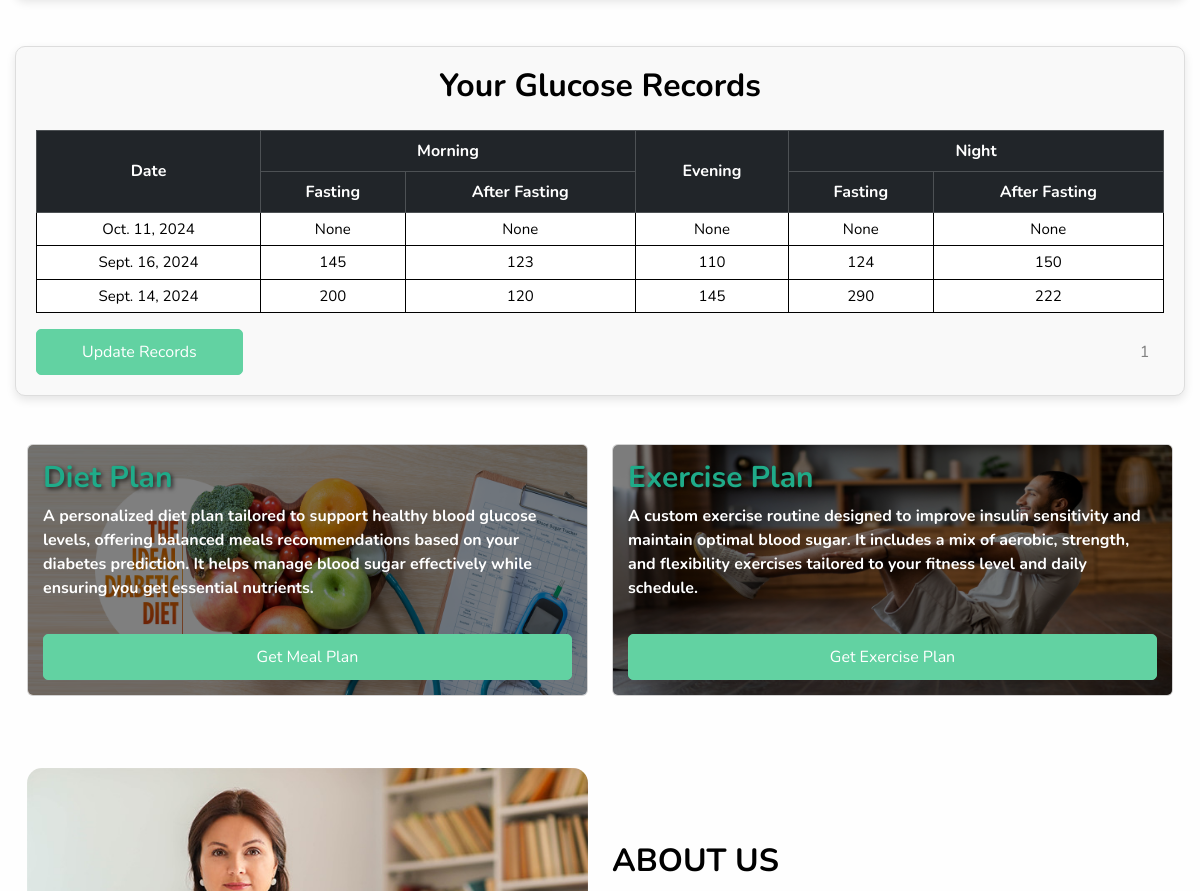
/ (signed in, middle part), run on an earlier commit of the app's database.
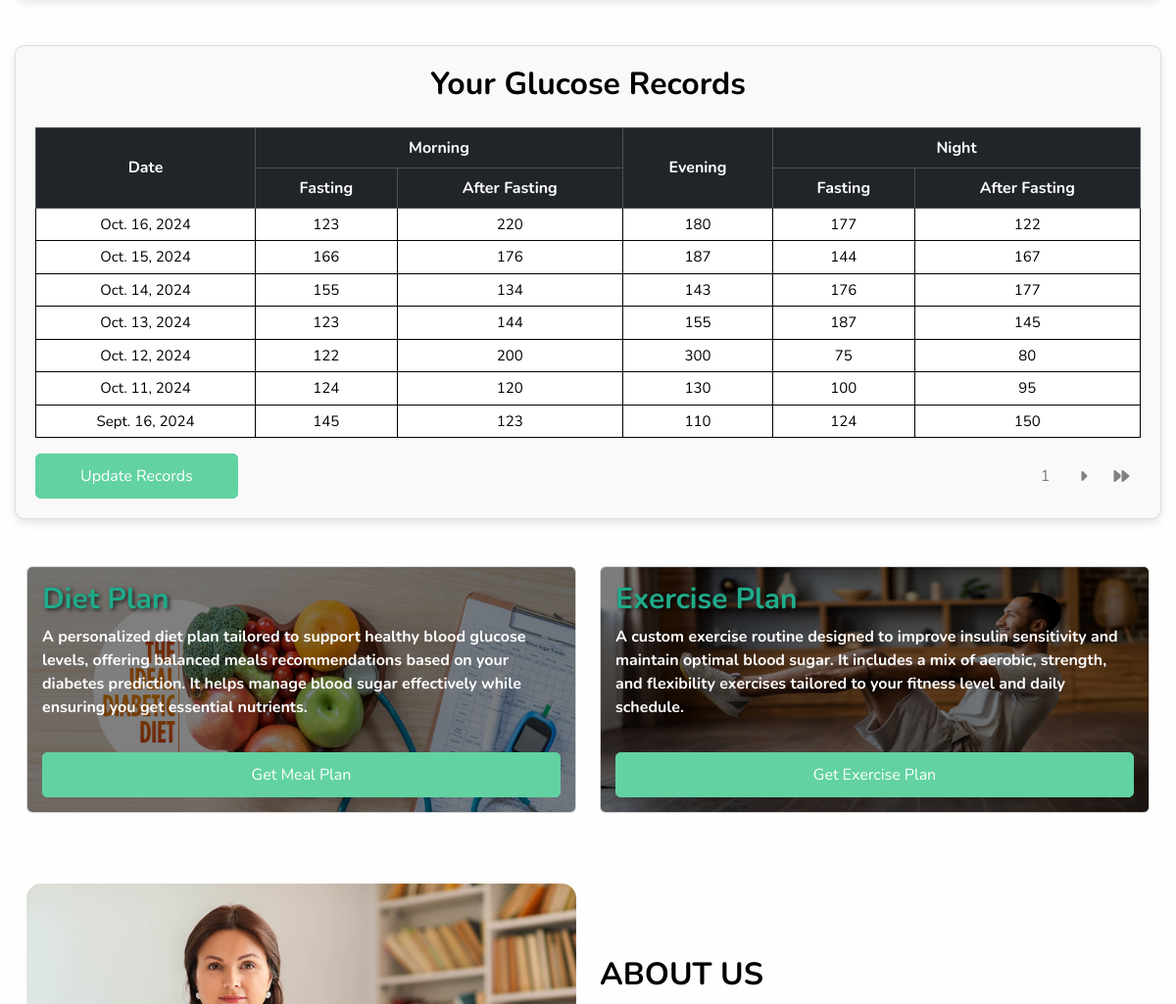
And on a later commit of the database.
### Glucose_Record/models.py (models this page shows, shortened)
class GRecords(models.Model):
    user = models.ForeignKey(User, on_delete=models.CASCADE)
    date = models.DateField()
    mor_fast = models.IntegerField(null=True, blank=True)
    mor_after = models.IntegerField(null=True, blank=True)
    evening = models.IntegerField(null=True, blank=True)
    night_fast = models.IntegerField(null=True, blank=True)
    night_after = models.IntegerField(null=True, blank=True)

### Home/views.py (the view)
# urls.py: path("", home_views.index , name='index'),
def index(request):
    user_predictions = None
    no_data_message = None
    records = None
    no_records_message = None
    if request.user.is_authenticated:
        user_predictions = Predictions.objects.filter(user=request.user).order_by('-date')
        if not user_predictions.exists():
            no_data_message = "No predictions found."
        user_records = GRecords.objects.filter(user=request.user).order_by('-date')
        if not user_records.exists():
            no_records_message = "No records found."
        else:
            paginator = Paginator(user_records, 7)
            page = request.GET.get('page')
            try:
                records = paginator.page(page)
            except PageNotAnInteger:
                records = paginator.page(1)
            except EmptyPage:
                records = paginator.page(paginator.num_pages)
            no_records_message = None
    else:
        no_data_message = "Please log in to view your predictions."
        no_records_message = "Please log in to view your records."
    return render(request, 'index.html', {
        'predictions': user_predictions,
        'no_data_message': no_data_message,
        'user_records': records,
        'no_records_message': no_records_message,
    })

### templates/index.html (shortened to what this page needs)
{% extends "base.html" %}
{% load static %}
{% block content %}
<div class="container container_predictions my-5">
  <h2 class="text-center mb-4">Your Glucose Records</h2>
  <div class="table-responsive">
    {% if request.user.is_authenticated %}
    {% if no_records_message %}
    <p>{{ no_records_message }}</p>
    {% else %}
    <table class="table table-bordered">
      <thead class="table-dark">
        <tr>
          <th rowspan="2">Date</th>
          <th colspan="2">Morning</th>
          <th rowspan="2">Evening</th>
          <th colspan="2">Night</th>
        </tr>
        <tr>
          <th>Fasting</th>
          <th>After Fasting</th>
          <th>Fasting</th>
          <th>After Fasting</th>
        </tr>
      </thead>
      <tbody>
        {% for record in user_records %}
        <tr>
          <td>{{ record.date }}</td>
          <td>{{ record.mor_fast }}</td>
          <td>{{ record.mor_after }}</td>
          <td>{{ record.evening }}</td>
          <td>{{ record.night_fast }}</td>
          <td>{{ record.night_after }}</td>
        </tr>
        {% endfor %}
      </tbody>
    </table>
    {% endif %}
    <div class="update-pagination-container">
      <a href="{% url 'record' %}">
        Update Records
      </a>
      <div class="pagination">
        <a class="round active" href="?page={{ num }}">{{ user_records.number }}</a>
        {% if user_records.has_next %}
        <a class="round" href="?page={{ user_records.next_page_number }}">
          <i class="fa-solid fa-caret-right"></i>
        </a>
        <a class="round" href="?page={{ user_records.paginator.num_pages }}">
          <i class="fa-solid fa-forward"></i>
        </a>
        {% endif %}
      </div>
    </div>
    {% else %}
    <p>{{ no_records_message }}</p>
    {% endif %}
  </div>
</div>
<div class="cards container mb-5">
  <div class="row">
    <div class="col-sm-6 mb-4">
      <div class="card text-white card-hover">
        <img src="{% static 'media/Diet.png' %}" class="card-img" height="250px">
        <div class="card-img-overlay overlay-bg d-flex flex-column justify-content-between">
          <div>
            <h5 class="card-title" style="font-size: 30px;">Diet Plan</h5>
            <p class="card-text">A personalized diet plan tailored to support healthy blood glucose levels, offering balanced meals recommendations based on your diabetes prediction. It helps manage blood sugar effectively while ensuring you get essential nutrients.</p>
          </div>
          <a href="{% url 'mealplaner' %}" class="btn card-btn mt-2 align-self-start">Get Meal Plan</a>
        </div>
      </div>
    </div>
    <div class="col-sm-6 mb-4">
      <div class="card text-white card-hover">
        <img src="{% static 'media/exercise.png' %}" class="card-img" height="250px">
        <div class="card-img-overlay overlay-bg d-flex flex-column justify-content-between">
          <div>
            <h5 class="card-title" style="font-size: 30px;">Exercise Plan</h5>
            <p class="card-text">A custom exercise routine designed to improve insulin sensitivity and maintain optimal blood sugar. It includes a mix of aerobic, strength, and flexibility exercises tailored to your fitness level and daily schedule.</p>
          </div>
          <a href="{% url 'exercise' %}" class="btn card-btn mt-2 align-self-start">Get Exercise Plan</a>
        </div>
      </div>
    </div>
  </div>
</div>
<section class="about_section layout_margin-bottom">
  <div class="container  ">
    <div class="row">
      <div class="col-md-6 ">
        <div class="img-box">
          <img src={% static "media/about-img.jpg" %} alt="" />
        </div>
      </div>
      <div class="col-md-6">
        <div class="detail-box">
          <div class="heading_container">
            <h2>
              About <span>Us</span>
            </h2>
          </div>
        </div>
      </div>
    </div>
  </div>
</section>
{% endblock content %}

### templates/base.html (shortened to what this page needs)
{% load static %}
<!DOCTYPE html>
<html>
<head>
  <link href="https://cdn.jsdelivr.net/npm/bootstrap@5.3.3/dist/css/bootstrap.min.css" rel="stylesheet"
>
  <link rel="stylesheet" href="https://cdnjs.cloudflare.com/ajax/libs/font-awesome/6.0.0-beta3/css/all.min.css">
  <link href={% static "css/style.css" %} type="text/css" rel="stylesheet" />
  <link href={% static "css/responsive.css" %} rel="stylesheet" />
  <link rel="stylesheet" href="https://cdnjs.cloudflare.com/ajax/libs/toastr.js/latest/toastr.min.css" />
</head>
<body>
    {% block content %}{% endblock content %}
</body>
</html>

### static/css/style.css (style rules this page uses)
body { font-family: 'Nunito', sans-serif; color: #000000; background-color: #fefefe; overflow-x: hidden; }
.heading_container { display: flex; flex-direction: column; align-items: flex-start; }
.heading_container h2 { position: relative; font-weight: bold; margin-bottom: 0; text-transform: uppercase; }
a, a:hover, a:focus { text-decoration: none; }
.btn, .btn:focus { outline: none !important; box-shadow: none; }
.about_section .row { -webkit-box-align: center; -ms-flex-align: center; align-items: center; }
.about_section .img-box { display: -webkit-box; display: -ms-flexbox; display: flex; -webkit-box-pack: center; -ms-flex-pack: center; justify-content: center; }
.about_section .img-box img { width: 100%; border-radius: 15px; }
.container_predictions { background-color: #f9f9f9; padding: 20px; border-radius: 10px; border: 1px solid #ddd; box-shadow: 0 4px 10px rgba(0, 0, 0, 0.1); }
.container_predictions h2 { font-weight: bold; }
.container_predictions a { display: inline-block; padding: 10px 45px; background-color: #62d2a2; color: #ffffff; border-radius: 5px; transition: all 0.3s; border: 1px solid #62d2a2; }
.table { border: none; }
.update-pagination-container { display: flex; align-items: center; justify-content: space-between; }
.pagination { display: inline-flex; align-items: center; }
.pagination a { color: black; width: 35px; height: 35px; padding: 0; border: 1px solid #ddd; text-decoration: none; transition: all 0.3s ease; text-align: center; justify-content: center; display: flex; align-items: center; background-color: transparent; margin-inline: 2px; }
.pagination .round { border: none; border-radius: 50%; width: 35px; height: 35px; padding: 0; text-align: center; justify-content: center; display: flex; align-items: center; background-color: transparent; color: gray; }
.card-hover { transition: transform 0.3s, box-shadow 0.3s, filter 0.3s; }
.overlay-bg { background-color: rgba(0, 0, 0, 0.5); padding: 15px; }
.card-title { color: #1fab89; font-weight: bold; }
.card-text { color: #fff; font-weight: bold; }
.card-title { text-shadow: 2px 2px 4px rgba(0, 0, 0, 0.7); }
.card-btn { background-color: #62d2a2; color: #ffffff; padding: 10px 20px; border: 1px solid #62d2a2; border-radius: 5px; transition: all 0.3s; cursor: pointer; font-size: 16px; text-decoration: none; width: 100%; }

### static/css/responsive.css (style rules this page uses)
@media (min-width: 1200px) { .container { max-width: 1170px; } }

What changed in the data, as far as the page shows it:
no longer on this page (row unchanged): GRecords: date "Sept. 14, 2024", mor_fast "200", mor_after "120", evening "145", night_fast "290", night_after "222"
added GRecords: date "Oct. 16, 2024", mor_fast "123", mor_after "220", evening "180", night_fast "177", night_after "122"
added GRecords: date "Oct. 15, 2024", mor_fast "166", mor_after "176", evening "187", night_fast "144", night_after "167"
added GRecords: date "Oct. 14, 2024", mor_fast "155", mor_after "134", evening "143", night_fast "176", night_after "177"
added GRecords: date "Oct. 13, 2024", mor_fast "123", mor_after "144", evening "155", night_fast "187", night_after "145"
added GRecords: date "Oct. 12, 2024", mor_fast "122", mor_after "200", evening "300", night_fast "75", night_after "80"
changed GRecords "Oct. 11, 2024": mor_fast "None" → "124"; mor_after "None" → "120"; evening "None" → "130"; night_fast "None" → "100"; night_after "None" → "95"
